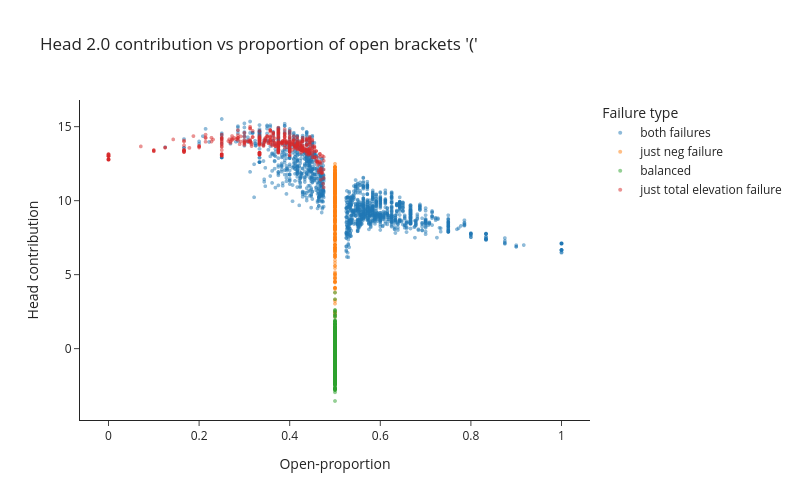

Notebook source saved alongside this figure:
### Markdown cell above
Look at the graph and think about what the roles of the different heads are!

<details>
<summary>Read after thinking for yourself</summary>

The primary thing to take away is that 2.0 is responsible for checking the overall counts of open and close parentheses, and that 2.1 is responsible for making sure that the elevation never goes negative.

Aside: the actual story is a bit more complicated than that. Both heads will often pick up on failures that are not their responsibility, and output in the 'unbalanced' direction. This is in fact incentivized by log-loss: the loss is slightly lower if both heads unanimously output 'unbalanced' on unbalanced sequences rather than if only the head 'responsible' for it does so. The heads in layer one do some logic that helps with this, although we'll not cover it today.

One way to think of it is that the heads specialized on being very reliable on their class of failures, and then sometimes will successfully pick up on the other type.
</details>

In most of the rest of these exercises, we'll focus on the overall elevation circuit as implemented by head 2.0. As an additional way to get intuition about what head 2.0 is doing, let's graph its output against the overall proportion of the sequence that is an open-paren.

### Code cell
plotly_utils.plot_contribution_vs_open_proportion(
    h20_in_unbalanced_dir,
    "Head 2.0 contribution vs proportion of open brackets '('",
    failure_types_dict,
    data,
)

### Figure 1 — Plotly figure (JSON) as saved in the notebook; plotly's stock layout.template omitted (floating-point values rounded to 4 significant figures; data arrays with more than 128 entries replaced by an {"elided": "..."} marker saying what was removed)
{"data": [{"hovertemplate": "color=both failures<br>Open-proportion=%{x}<br>Head contribution=%{y}<extra></extra>", "legendgroup": "both failures", "marker": {"color": "#1F77B4", "size": 4, "symbol": "circle"}, "mode": "markers", "name": "both failures", "opacity": 0.5, "showlegend": true, "type": "scattergl", "x": {"elided": "1723 float values"}, "xaxis": "x", "y": {"elided": "1723 float values"}, "yaxis": "y"}, {"hovertemplate": "color=just neg failure<br>Open-proportion=%{x}<br>Head contribution=%{y}<extra></extra>", "legendgroup": "just neg failure", "marker": {"color": "#FF7F0E", "size": 4, "symbol": "circle"}, "mode": "markers", "name": "just neg failure", "opacity": 0.5, "showlegend": true, "type": "scattergl", "x": {"elided": "512 float values"}, "xaxis": "x", "y": {"elided": "512 float values"}, "yaxis": "y"}, {"hovertemplate": "color=balanced<br>Open-proportion=%{x}<br>Head contribution=%{y}<extra></extra>", "legendgroup": "balanced", "marker": {"color": "#2CA02C", "size": 4, "symbol": "circle"}, "mode": "markers", "name": "balanced", "opacity": 0.5, "showlegend": true, "type": "scattergl", "x": {"elided": "2284 float values"}, "xaxis": "x", "y": {"elided": "2284 float values"}, "yaxis": "y"}, {"hovertemplate": "color=just total elevation failure<br>Open-proportion=%{x}<br>Head contribution=%{y}<extra></extra>", "legendgroup": "just total elevation failure", "marker": {"color": "#D62728", "size": 4, "symbol": "circle"}, "mode": "markers", "name": "just total elevation failure", "opacity": 0.5, "showlegend": true, "type": "scattergl", "x": {"elided": "481 float values"}, "xaxis": "x", "y": {"elided": "481 float values"}, "yaxis": "y"}], "layout": {"height": 500, "legend": {"title": {"text": "Failure type"}, "tracegroupgap": 0}, "title": {"text": "Head 2.0 contribution vs proportion of open brackets '('"}, "width": 800, "xaxis": {"anchor": "y", "domain": [0.0, 1.0], "title": {"text": "Open-proportion"}}, "yaxis": {"anchor": "x", "domain": [0.0, 1.0], "title": {"text": "Head contribution"}}}}
